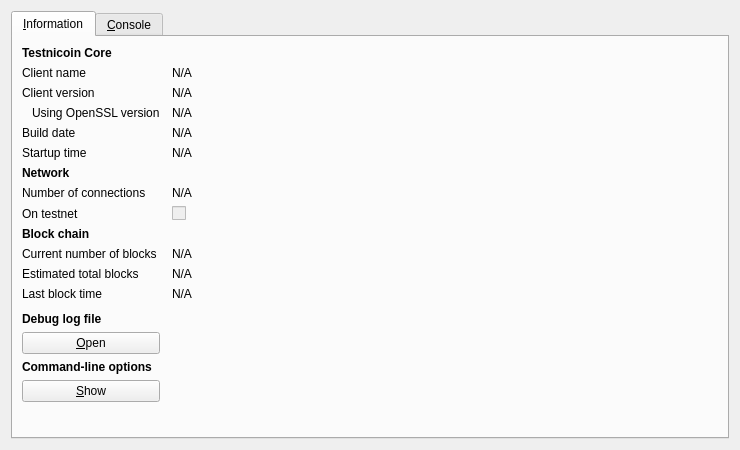
<?xml version="1.0" encoding="UTF-8"?>
<ui version="4.0">
 <class>RPCConsole</class>
 <widget class="QDialog" name="RPCConsole">
  <property name="geometry">
   <rect>
    <x>0</x>
    <y>0</y>
    <width>740</width>
    <height>450</height>
   </rect>
  </property>
  <property name="windowTitle">
   <string>Testnicoin - Debug window</string>
  </property>
  <layout class="QVBoxLayout" name="verticalLayout_2">
   <item>
    <widget class="QTabWidget" name="tabWidget">
     <property name="currentIndex">
      <number>0</number>
     </property>
     <widget class="QWidget" name="tab_info">
      <attribute name="title">
       <string>&amp;Information</string>
      </attribute>
      <layout class="QGridLayout" name="gridLayout" columnstretch="0,1">
       <property name="horizontalSpacing">
        <number>12</number>
       </property>
       <item row="0" column="0">
        <widget class="QLabel" name="label_9">
         <property name="font">
          <font>
           <weight>75</weight>
           <bold>true</bold>
          </font>
         </property>
         <property name="text">
          <string>Testnicoin Core</string>
         </property>
        </widget>
       </item>
       <item row="1" column="0">
        <widget class="QLabel" name="label_5">
         <property name="text">
          <string>Client name</string>
         </property>
        </widget>
       </item>
       <item row="1" column="1">
        <widget class="QLabel" name="clientName">
         <property name="cursor">
          <cursorShape>IBeamCursor</cursorShape>
         </property>
         <property name="text">
          <string>N/A</string>
         </property>
         <property name="textFormat">
          <enum>Qt::PlainText</enum>
         </property>
         <property name="textInteractionFlags">
          <set>Qt::LinksAccessibleByMouse|Qt::TextSelectableByKeyboard|Qt::TextSelectableByMouse</set>
         </property>
        </widget>
       </item>
       <item row="2" column="0">
        <widget class="QLabel" name="label_6">
         <property name="text">
          <string>Client version</string>
         </property>
        </widget>
       </item>
       <item row="2" column="1">
        <widget class="QLabel" name="clientVersion">
         <property name="cursor">
          <cursorShape>IBeamCursor</cursorShape>
         </property>
         <property name="text">
          <string>N/A</string>
         </property>
         <property name="textFormat">
          <enum>Qt::PlainText</enum>
         </property>
         <property name="textInteractionFlags">
          <set>Qt::LinksAccessibleByMouse|Qt::TextSelectableByKeyboard|Qt::TextSelectableByMouse</set>
         </property>
        </widget>
       </item>
       <item row="3" column="0">
        <widget class="QLabel" name="label_14">
         <property name="text">
          <string>Using OpenSSL version</string>
         </property>
         <property name="indent">
          <number>10</number>
         </property>
        </widget>
       </item>
       <item row="3" column="1">
        <widget class="QLabel" name="openSSLVersion">
         <property name="cursor">
          <cursorShape>IBeamCursor</cursorShape>
         </property>
         <property name="text">
          <string>N/A</string>
         </property>
         <property name="textFormat">
          <enum>Qt::PlainText</enum>
         </property>
         <property name="textInteractionFlags">
          <set>Qt::LinksAccessibleByMouse|Qt::TextSelectableByKeyboard|Qt::TextSelectableByMouse</set>
         </property>
        </widget>
       </item>
       <item row="4" column="0">
        <widget class="QLabel" name="label_12">
         <property name="text">
          <string>Build date</string>
         </property>
        </widget>
       </item>
       <item row="4" column="1">
        <widget class="QLabel" name="buildDate">
         <property name="cursor">
          <cursorShape>IBeamCursor</cursorShape>
         </property>
         <property name="text">
          <string>N/A</string>
         </property>
         <property name="textFormat">
          <enum>Qt::PlainText</enum>
         </property>
         <property name="textInteractionFlags">
          <set>Qt::LinksAccessibleByMouse|Qt::TextSelectableByKeyboard|Qt::TextSelectableByMouse</set>
         </property>
        </widget>
       </item>
       <item row="5" column="0">
        <widget class="QLabel" name="label_13">
         <property name="text">
          <string>Startup time</string>
         </property>
        </widget>
       </item>
       <item row="5" column="1">
        <widget class="QLabel" name="startupTime">
         <property name="cursor">
          <cursorShape>IBeamCursor</cursorShape>
         </property>
         <property name="text">
          <string>N/A</string>
         </property>
         <property name="textFormat">
          <enum>Qt::PlainText</enum>
         </property>
         <property name="textInteractionFlags">
          <set>Qt::LinksAccessibleByMouse|Qt::TextSelectableByKeyboard|Qt::TextSelectableByMouse</set>
         </property>
        </widget>
       </item>
       <item row="6" column="0">
        <widget class="QLabel" name="label_11">
         <property name="font">
          <font>
           <weight>75</weight>
           <bold>true</bold>
          </font>
         </property>
         <property name="text">
          <string>Network</string>
         </property>
        </widget>
       </item>
       <item row="7" column="0">
        <widget class="QLabel" name="label_7">
         <property name="text">
          <string>Number of connections</string>
         </property>
        </widget>
       </item>
       <item row="7" column="1">
        <widget class="QLabel" name="numberOfConnections">
         <property name="cursor">
          <cursorShape>IBeamCursor</cursorShape>
         </property>
         <property name="text">
          <string>N/A</string>
         </property>
         <property name="textFormat">
          <enum>Qt::PlainText</enum>
         </property>
         <property name="textInteractionFlags">
          <set>Qt::LinksAccessibleByMouse|Qt::TextSelectableByKeyboard|Qt::TextSelectableByMouse</set>
         </property>
        </widget>
       </item>
       <item row="8" column="0">
        <widget class="QLabel" name="label_8">
         <property name="text">
          <string>On testnet</string>
         </property>
        </widget>
       </item>
       <item row="8" column="1">
        <widget class="QCheckBox" name="isTestNet">
         <property name="enabled">
          <bool>false</bool>
         </property>
         <property name="text">
          <string/>
         </property>
        </widget>
       </item>
       <item row="9" column="0">
        <widget class="QLabel" name="label_10">
         <property name="font">
          <font>
           <weight>75</weight>
           <bold>true</bold>
          </font>
         </property>
         <property name="text">
          <string>Block chain</string>
         </property>
        </widget>
       </item>
       <item row="10" column="0">
        <widget class="QLabel" name="label_3">
         <property name="text">
          <string>Current number of blocks</string>
         </property>
        </widget>
       </item>
       <item row="10" column="1">
        <widget class="QLabel" name="numberOfBlocks">
         <property name="cursor">
          <cursorShape>IBeamCursor</cursorShape>
         </property>
         <property name="text">
          <string>N/A</string>
         </property>
         <property name="textFormat">
          <enum>Qt::PlainText</enum>
         </property>
         <property name="textInteractionFlags">
          <set>Qt::LinksAccessibleByMouse|Qt::TextSelectableByKeyboard|Qt::TextSelectableByMouse</set>
         </property>
        </widget>
       </item>
       <item row="11" column="0">
        <widget class="QLabel" name="label_4">
         <property name="text">
          <string>Estimated total blocks</string>
         </property>
        </widget>
       </item>
       <item row="11" column="1">
        <widget class="QLabel" name="totalBlocks">
         <property name="cursor">
          <cursorShape>IBeamCursor</cursorShape>
         </property>
         <property name="text">
          <string>N/A</string>
         </property>
         <property name="textFormat">
          <enum>Qt::PlainText</enum>
         </property>
         <property name="textInteractionFlags">
          <set>Qt::LinksAccessibleByMouse|Qt::TextSelectableByKeyboard|Qt::TextSelectableByMouse</set>
         </property>
        </widget>
       </item>
       <item row="12" column="0">
        <widget class="QLabel" name="label_2">
         <property name="text">
          <string>Last block time</string>
         </property>
        </widget>
       </item>
       <item row="12" column="1">
        <widget class="QLabel" name="lastBlockTime">
         <property name="cursor">
          <cursorShape>IBeamCursor</cursorShape>
         </property>
         <property name="text">
          <string>N/A</string>
         </property>
         <property name="textFormat">
          <enum>Qt::PlainText</enum>
         </property>
         <property name="textInteractionFlags">
          <set>Qt::LinksAccessibleByMouse|Qt::TextSelectableByKeyboard|Qt::TextSelectableByMouse</set>
         </property>
        </widget>
       </item>
       <item row="13" column="0">
        <spacer name="verticalSpacer_2">
         <property name="orientation">
          <enum>Qt::Vertical</enum>
         </property>
         <property name="sizeHint" stdset="0">
          <size>
           <width>20</width>
           <height>20</height>
          </size>
         </property>
        </spacer>
       </item>
       <item row="14" column="0">
        <widget class="QLabel" name="labelDebugLogfile">
         <property name="font">
          <font>
           <weight>75</weight>
           <bold>true</bold>
          </font>
         </property>
         <property name="text">
          <string>Debug log file</string>
         </property>
        </widget>
       </item>
       <item row="15" column="0">
        <widget class="QPushButton" name="openDebugLogfileButton">
         <property name="toolTip">
          <string>Open the Testnicoin debug log file from the current data directory. This can take a few seconds for large log files.</string>
         </property>
         <property name="text">
          <string>&amp;Open</string>
         </property>
         <property name="autoDefault">
          <bool>false</bool>
         </property>
        </widget>
       </item>
       <item row="16" column="0">
        <widget class="QLabel" name="labelCLOptions">
         <property name="font">
          <font>
           <weight>75</weight>
           <bold>true</bold>
          </font>
         </property>
         <property name="text">
          <string>Command-line options</string>
         </property>
        </widget>
       </item>
       <item row="17" column="0">
        <widget class="QPushButton" name="showCLOptionsButton">
         <property name="toolTip">
          <string>Show the Testnicoin-Qt help message to get a list with possible Testnicoin command-line options.</string>
         </property>
         <property name="text">
          <string>&amp;Show</string>
         </property>
         <property name="autoDefault">
          <bool>false</bool>
         </property>
        </widget>
       </item>
       <item row="18" column="0">
        <spacer name="verticalSpacer">
         <property name="orientation">
          <enum>Qt::Vertical</enum>
         </property>
         <property name="sizeHint" stdset="0">
          <size>
           <width>20</width>
           <height>40</height>
          </size>
         </property>
        </spacer>
       </item>
      </layout>
     </widget>
     <widget class="QWidget" name="tab_console">
      <attribute name="title">
       <string>&amp;Console</string>
      </attribute>
      <layout class="QVBoxLayout" name="verticalLayout_3">
       <property name="spacing">
        <number>3</number>
       </property>
       <item>
        <widget class="QTextEdit" name="messagesWidget">
         <property name="minimumSize">
          <size>
           <width>0</width>
           <height>100</height>
          </size>
         </property>
         <property name="readOnly">
          <bool>true</bool>
         </property>
         <property name="tabKeyNavigation" stdset="0">
          <bool>false</bool>
         </property>
         <property name="columnCount" stdset="0">
          <number>2</number>
         </property>
        </widget>
       </item>
       <item>
        <layout class="QHBoxLayout" name="horizontalLayout">
         <property name="spacing">
          <number>3</number>
         </property>
         <item>
          <widget class="QLabel" name="label">
           <property name="text">
            <string notr="true">&gt;</string>
           </property>
          </widget>
         </item>
         <item>
          <widget class="QLineEdit" name="lineEdit"/>
         </item>
         <item>
          <widget class="QPushButton" name="clearButton">
           <property name="maximumSize">
            <size>
             <width>24</width>
             <height>24</height>
            </size>
           </property>
           <property name="toolTip">
            <string>Clear console</string>
           </property>
           <property name="text">
            <string/>
           </property>
           <property name="icon">
            <iconset resource="../bitcoin.qrc">
             <normaloff>:/icons/remove</normaloff>:/icons/remove</iconset>
           </property>
           <property name="shortcut">
            <string notr="true">Ctrl+L</string>
           </property>
           <property name="autoDefault">
            <bool>false</bool>
           </property>
          </widget>
         </item>
        </layout>
       </item>
      </layout>
     </widget>
    </widget>
   </item>
  </layout>
 </widget>
 <resources>
  <include location="../bitcoin.qrc"/>
 </resources>
 <connections/>
</ui>
